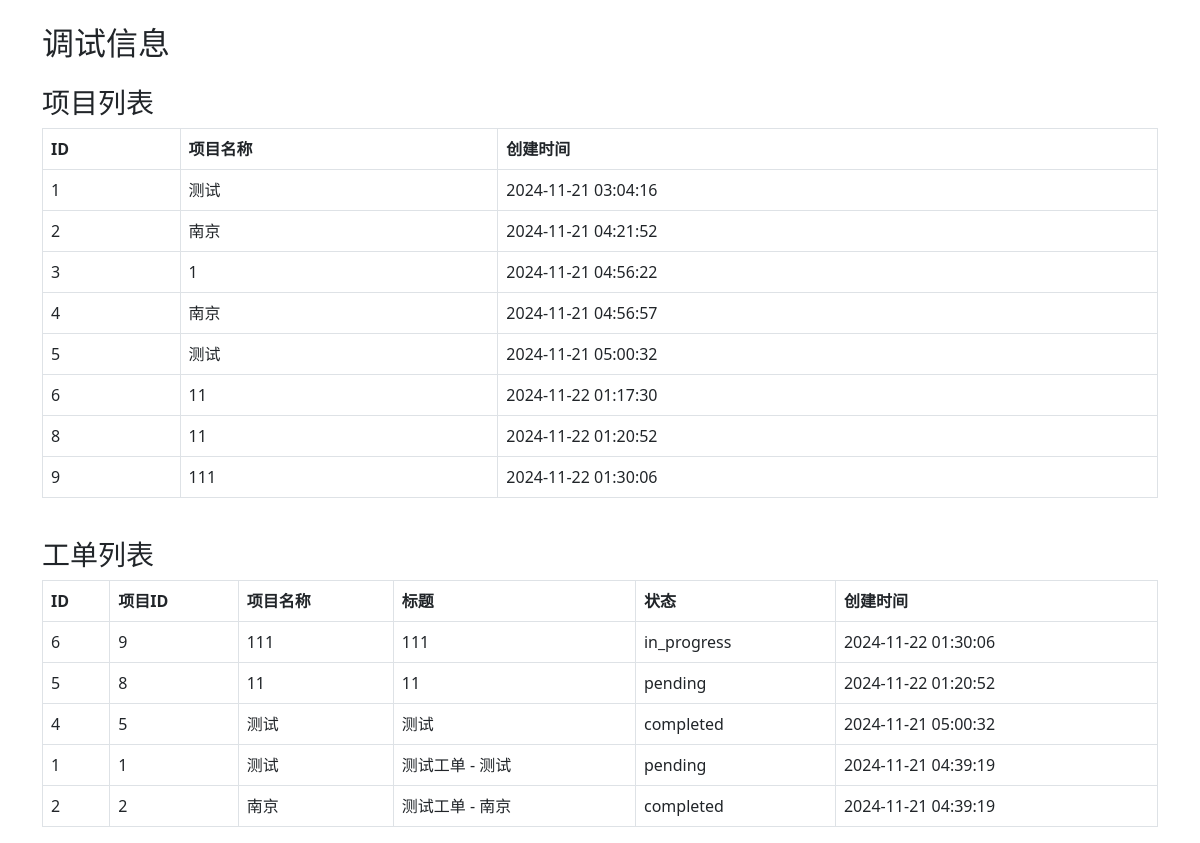
The app's page /debug.php (signed in) with its own data.
### tables this page shows
CREATE TABLE `ticket_projects` (
  `id` int(11) NOT NULL AUTO_INCREMENT,
  `name` varchar(100) NOT NULL,
  `project_type` varchar(50) NOT NULL,
  `sales_person` varchar(50) NOT NULL,
  `product_type` varchar(50) NOT NULL,
  `quantity` int(11) NOT NULL,
  `project_date` date NOT NULL,
  `location` varchar(200) NOT NULL,
  `description` text,
  `created_by` int(11) NOT NULL,
  `created_at` timestamp NULL DEFAULT CURRENT_TIMESTAMP,
  `updated_at` timestamp NULL DEFAULT CURRENT_TIMESTAMP ON UPDATE CURRENT_TIMESTAMP,
  PRIMARY KEY (`id`),
  KEY `created_by` (`created_by`),
  CONSTRAINT `ticket_projects_ibfk_1` FOREIGN KEY (`created_by`) REFERENCES `users` (`id`)
);

CREATE TABLE `tickets` (
  `id` int(11) NOT NULL AUTO_INCREMENT,
  `project_id` int(11) NOT NULL,
  `title` varchar(200) NOT NULL,
  `description` text,
  `status` enum('pending','in_progress','completed','closed') DEFAULT 'pending',
  `priority` enum('low','medium','high','urgent') DEFAULT 'medium',
  `created_by` int(11) NOT NULL,
  `assigned_to` int(11) DEFAULT NULL,
  `received_by` int(11) DEFAULT NULL,
  `received_at` timestamp NULL DEFAULT NULL,
  `completed_at` timestamp NULL DEFAULT NULL,
  `created_at` timestamp NULL DEFAULT CURRENT_TIMESTAMP,
  `updated_at` timestamp NULL DEFAULT CURRENT_TIMESTAMP ON UPDATE CURRENT_TIMESTAMP,
  `is_open` tinyint(1) NOT NULL DEFAULT '0',
  PRIMARY KEY (`id`),
  KEY `project_id` (`project_id`),
  KEY `created_by` (`created_by`),
  KEY `assigned_to` (`assigned_to`),
  KEY `received_by` (`received_by`),
  CONSTRAINT `tickets_ibfk_1` FOREIGN KEY (`project_id`) REFERENCES `ticket_projects` (`id`),
  CONSTRAINT `tickets_ibfk_2` FOREIGN KEY (`created_by`) REFERENCES `users` (`id`),
  CONSTRAINT `tickets_ibfk_3` FOREIGN KEY (`assigned_to`) REFERENCES `users` (`id`) ON DELETE SET NULL,
  CONSTRAINT `tickets_ibfk_4` FOREIGN KEY (`received_by`) REFERENCES `users` (`id`) ON DELETE SET NULL
);

### debug.php (the view, shortened to what this page needs)
<?php
require_once 'config/database.php';
$projects_sql = "SELECT * FROM ticket_projects";
$projects_result = $conn->query($projects_sql);
$projects = [];
if ($projects_result) {
    while ($row = $projects_result->fetch_assoc()) {
        $projects[] = $row;
    }
}
$tickets_sql = "SELECT t.*, p.name as project_name
                FROM tickets t
                LEFT JOIN ticket_projects p ON t.project_id = p.id
                ORDER BY t.created_at DESC";
$tickets_result = $conn->query($tickets_sql);
$tickets = [];
if ($tickets_result) {
    while ($row = $tickets_result->fetch_assoc()) {
        $tickets[] = $row;
    }
}
?>
<!DOCTYPE html>
<html lang="zh-CN">
<head>
    <link href="https://cdn.jsdelivr.net/npm/bootstrap@5.3.0/dist/css/bootstrap.min.css" rel="stylesheet">
</head>
<body>
    <div class="container mt-4">
        <h2>调试信息</h2>
        <h3 class="mt-4">项目列表</h3>
        <div class="table-responsive">
            <table class="table table-bordered">
                <thead>
                    <tr>
                        <th>ID</th>
                        <th>项目名称</th>
                        <th>创建时间</th>
                    </tr>
                </thead>
                <tbody>
                    <?php foreach ($projects as $project): ?>
                        <tr>
                            <td><?php echo $project['id']; ?></td>
                            <td><?php echo htmlspecialchars($project['name']); ?></td>
                            <td><?php echo $project['created_at']; ?></td>
                        </tr>
                    <?php endforeach; ?>
                </tbody>
            </table>
        </div>
        <h3 class="mt-4">工单列表</h3>
        <div class="table-responsive">
            <table class="table table-bordered">
                <thead>
                    <tr>
                        <th>ID</th>
                        <th>项目ID</th>
                        <th>项目名称</th>
                        <th>标题</th>
                        <th>状态</th>
                        <th>创建时间</th>
                    </tr>
                </thead>
                <tbody>
                    <?php foreach ($tickets as $ticket): ?>
                        <tr>
                            <td><?php echo $ticket['id']; ?></td>
                            <td><?php echo $ticket['project_id']; ?></td>
                            <td><?php echo htmlspecialchars($ticket['project_name']); ?></td>
                            <td><?php echo htmlspecialchars($ticket['title']); ?></td>
                            <td><?php echo $ticket['status']; ?></td>
                            <td><?php echo $ticket['created_at']; ?></td>
                        </tr>
                    <?php endforeach; ?>
                </tbody>
            </table>
        </div>
    </div>
</body>
</html>

### records on screen
ticket_projects: id "1", name "测试", created_at "2024-11-21 03:04:16"
ticket_projects: id "2", name "南京", created_at "2024-11-21 04:21:52"
ticket_projects: id "3", name "1", created_at "2024-11-21 04:56:22"
ticket_projects: id "4", name "南京", created_at "2024-11-21 04:56:57"
ticket_projects: id "5", name "测试", created_at "2024-11-21 05:00:32"
ticket_projects: id "6", name "11", created_at "2024-11-22 01:17:30"
ticket_projects: id "8", name "11", created_at "2024-11-22 01:20:52"
ticket_projects: id "9", name "111", created_at "2024-11-22 01:30:06"
tickets: id "6", project "9", project.name "111", title "111", status "in_progress", created_at "2024-11-22 01:30:06"
tickets: id "5", project "8", project.name "11", title "11", status "pending", created_at "2024-11-22 01:20:52"
tickets: id "4", project "5", project.name "测试", title "测试", status "completed", created_at "2024-11-21 05:00:32"
tickets: id "1", project "1", project.name "测试", title "测试工单 - 测试", status "pending", created_at "2024-11-21 04:39:19"
tickets: id "2", project "2", project.name "南京", title "测试工单 - 南京", status "completed", created_at "2024-11-21 04:39:19"
